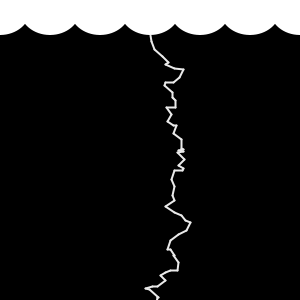
Frame 1 (no input)
Frame 60 (the mouse pressed at the canvas centre just before this capture): identical to frame 1, image omitted
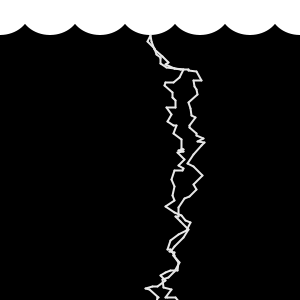
Frame 120 (the mouse held since frame 60 and released just before this capture)

The Processing sketch that drew these frames (run headless with seeded random() and noise(); from frame 60 on, the mouse is pressed at the canvas centre):

// Processing sketch: Lightning
// ── Lightning.pde
int startX = 150;
int startY = 35;
int endX = 150;
int endY = 35;

void setup()
{
	size(300,300);
	strokeWeight(2);
	background(0);
	drawSky();
}

void draw()
{
	stroke((int)(Math.random()*256));
    while(endY < 300)
    {
       endX = startX + (int)(Math.random()*19) - 9;
       endY = startY + (int)(Math.random()*10);
       line(startX, startY, endX, endY);
       startX = endX;
       startY = endY;
	}
	if(keyPressed == true)
	{
		background(0);
		drawSky();
	}
}

void mousePressed()
{
	startX = mouseX;
	startY = 35;
	endX = 150;
	endY = 35;
	fill(0,0,0,20);
	rect(0,0,300,300);
}

void drawSky()
{
	noStroke();
	fill(255);
	int xPos = 0;
	while(xPos < 301)
	{
	ellipse(xPos,10,60,50);
	xPos = xPos + 50;
	}
}
